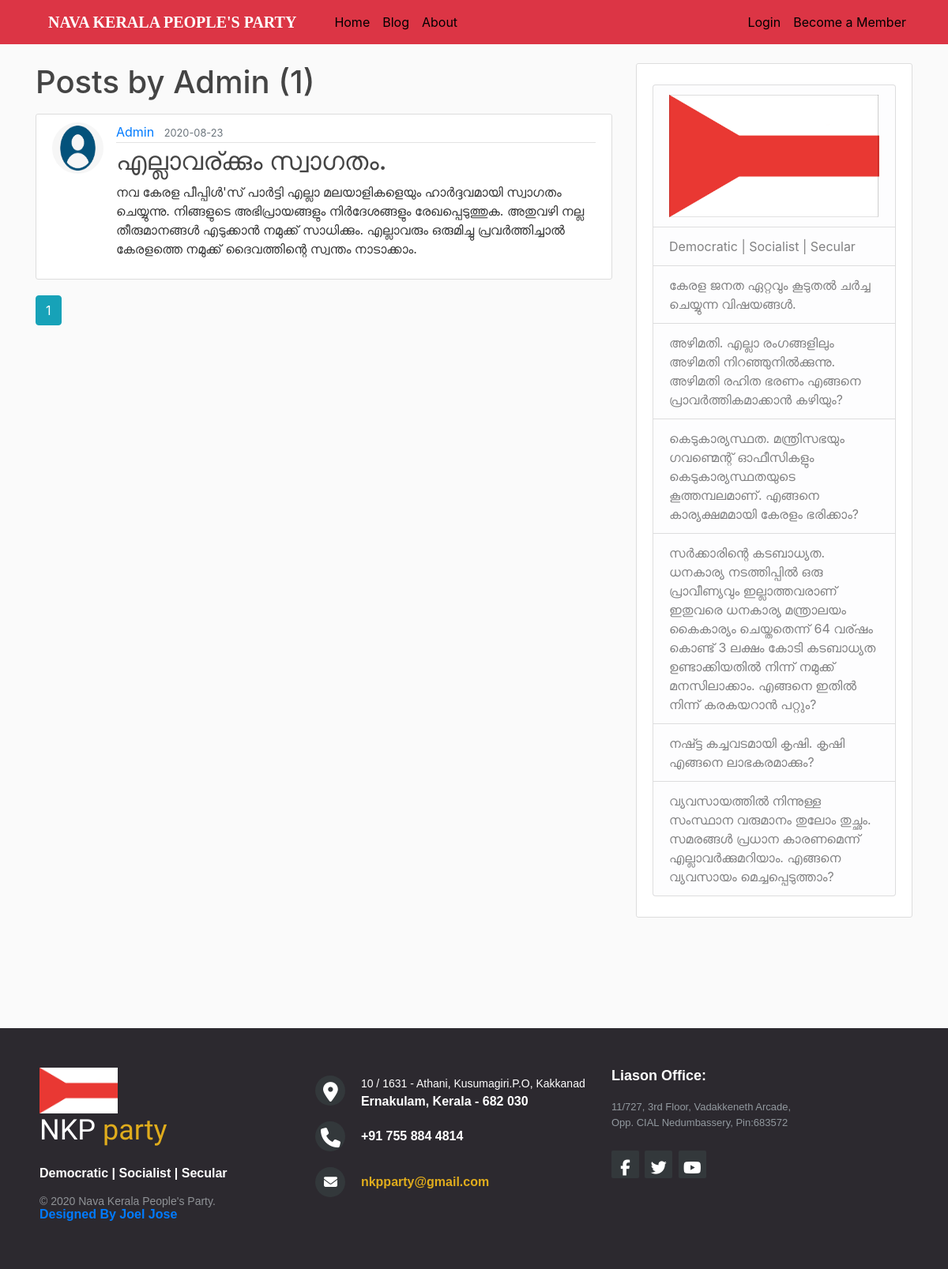
Before: /user/Admin with the older database file.
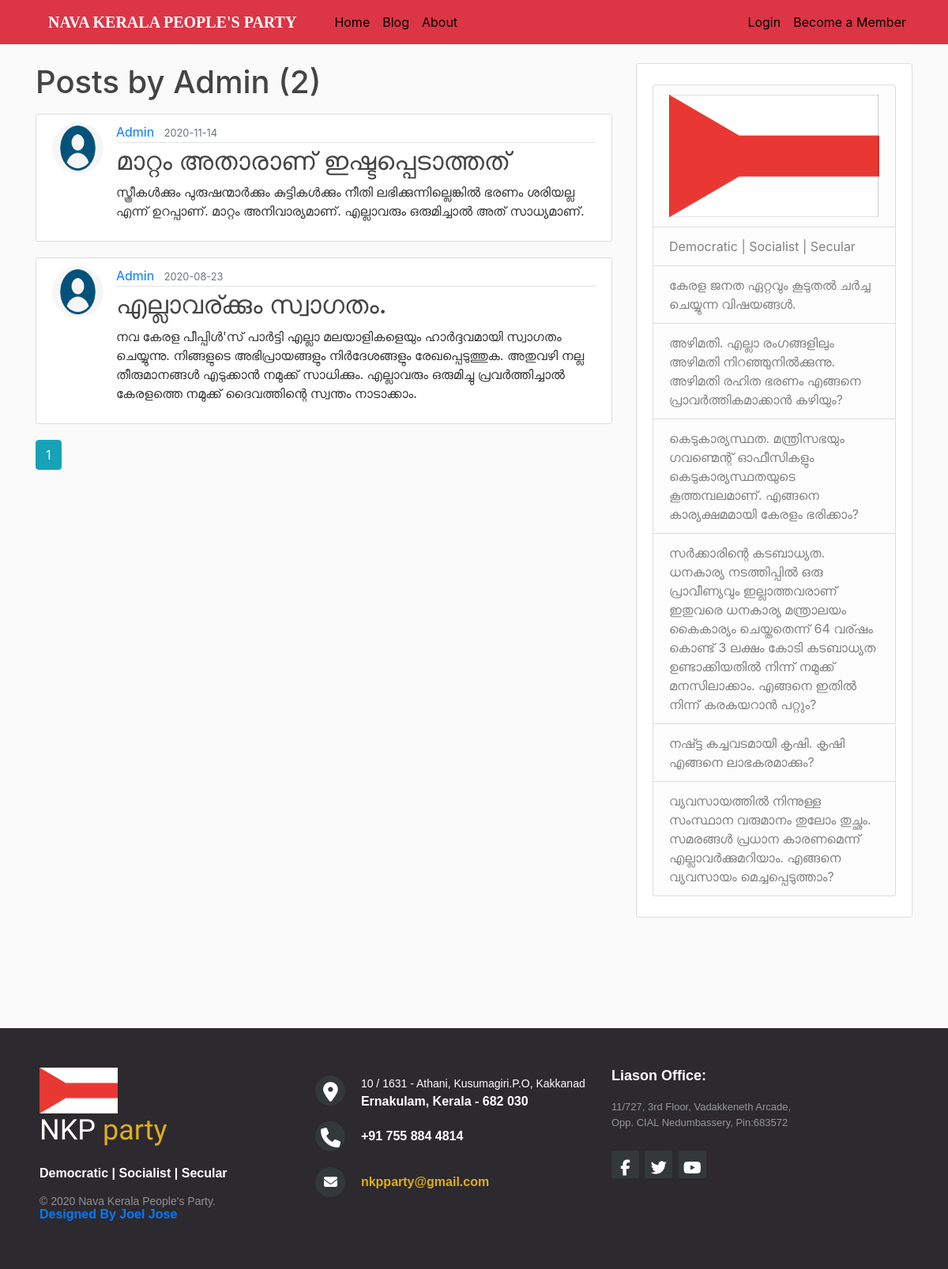
After: the same page with the newer database file.
### mySite/models.py (models this page shows, shortened)
class Post(db.Model):
    id = db.Column(db.Integer, primary_key=True)
    title = db.Column(db.String(100), nullable=False)
    date_posted = db.Column(db.DateTime, nullable=False, default=datetime.utcnow)
    content = db.Column(db.Text, nullable=False)
    user_id = db.Column(db.Integer, db.ForeignKey('user.id'), nullable=False)
    status=db.Column(db.Integer,nullable=False,default=0)

class User(db.Model, UserMixin):
    id = db.Column(db.Integer, primary_key=True)
    username = db.Column(db.String(20), unique=True, nullable=False)
    email = db.Column(db.String(120), unique=True, nullable=False)
    image_file = db.Column(db.String(20), nullable=False, default='default.jpg')
    password = db.Column(db.String(60), nullable=False)
    district = db.Column(db.String(20),nullable=False,default='default')
    localBodyType = db.Column(db.String(20),nullable=False,default='default')
    localBodyName = db.Column(db.String(20),nullable=False,default='default')
    phone = db.Column(db.String(20),nullable=False,default='default')
    privelege=db.Column(db.Integer,nullable=False,default=0)
    verify_email=db.Column(db.Boolean,nullable=False,default=False)
    verify_phone=db.Column(db.Boolean,nullable=False,default=False)
    posts = db.relationship('Post', backref='author', lazy=True)

### mySite/users/routes.py (the view)
@users.route("/user/<string:username>")
def user_posts(username):
    page = request.args.get('page', 1, type=int)
    user = User.query.filter_by(username=username).first_or_404()
    posts = Post.query.filter_by(author=user,status=1)\
        .order_by(Post.date_posted.desc())\
        .paginate(page=page, per_page=5)
    return render_template('user_posts.html', posts=posts, user=user)

### mySite/templates/user_posts.html (shortened to what this page needs)
{% extends "layout.html" %}
{% block content %}
    <h1 class="mb-3">Posts by {{ user.username }} ({{ posts.total }})</h1>
    {% for post in posts.items %}
        <article class="media content-section">
          <img class="rounded-circle article-img" src="{{ url_for('static', filename='profile_pics/' + post.author.image_file) }}">
          <div class="media-body">
            <div class="article-metadata">
              <a class="mr-2" href="{{ url_for('users.user_posts', username=post.author.username) }}">{{ post.author.username }}</a>
              <small class="text-muted">{{ post.date_posted.strftime('%Y-%m-%d') }}</small>
            </div>
            <h2><a class="article-title" href="{{ url_for('posts.post', post_id=post.id) }}">{{ post.title }}</a></h2>
            <p class="article-content">{{ post.content }}</p>
          </div>
        </article>
    {% endfor %}
    {% for page_num in posts.iter_pages(left_edge=1, right_edge=1, left_current=1, right_current=2) %}
      {% if page_num %}
        {% if posts.page == page_num %}
          <a class="btn btn-info mb-4" href="{{ url_for('users.user_posts', username=user.username, page=page_num) }}">{{ page_num }}</a>
        {% else %}
          <a class="btn btn-outline-info mb-4" href="{{ url_for('users.user_posts', username=user.username, page=page_num) }}">{{ page_num }}</a>
        {% endif %}
      {% else %}
        ...
      {% endif %}
    {% endfor %}
{% endblock content %}

Changed rows visible on the page:
added Post: image_file (placeholder picture), author.username "Admin", date_posted "2020-11-14", title "മാറ്റം അതാരാണ് ഇഷ്ടപ്പെടാത്തത്", content "സ്ത്രീകൾക്കും പുരുഷന്മാർക്കും കുട്ടികൾക്കും നീതി ലഭിക്കുന്നില്ലെങ്കിൽ ഭരണം ശരിയല്ല എന്ന് ഉറപ്പാണ്. മാറ്റം അനിവാര്യമാണ്. എല്ലാവരും ഒരുമിച്ചാൽ അത് സാധ്യമാണ്."
Other visible differences:
{{ posts.total }}: "1" → "2"
